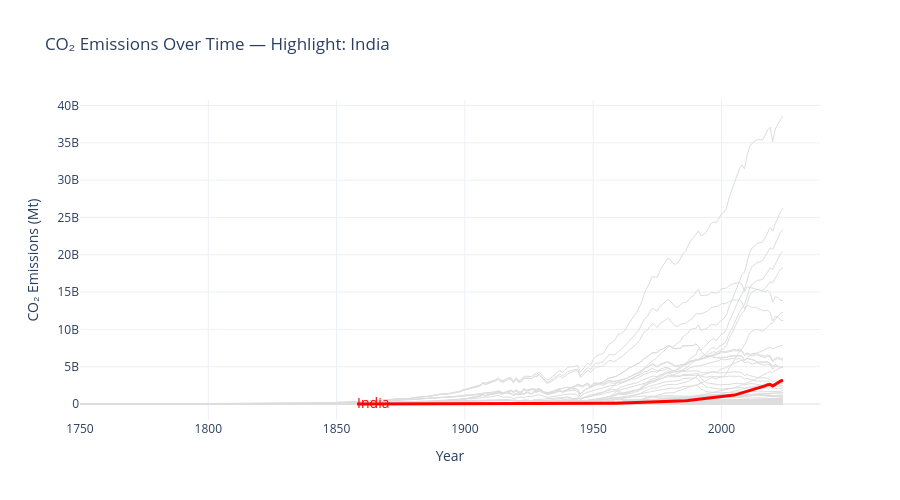

This figure's notebook cell:
### Markdown cell above
---
## Task 1 — Multi-Series Line Chart with Highlight

**What to build:** A line chart showing CO2 emissions over time for **all Asian countries** in the dataset, with one country highlighted.

**Requirements:**
- All countries shown (for context), but only **one highlighted in colour** — your choice which
- All other lines in grey (#DDDDDD), thinner
- Highlighted country **labelled directly** at the end of its line (not in a legend)
- Insight title that names the highlighted country and its story

> 💡 `df[df['Region'] == 'Asia']` to filter; use `go.Figure()` with a loop for per-country control

### Code cell
# Task 1 — Multi-series line with highlight
# YOUR CODE HERE
import plotly.graph_objects as go

# There is no 'region' or 'country' column in this dataset,
# so use Entity and Annual CO₂ emissions instead
asia_df = df.copy()

# Choose the country to highlight
highlight = "India"   # change this if you want

fig = go.Figure()

# 1. Add all countries in grey
for entity in asia_df['Entity'].unique():
    country_data = asia_df[asia_df['Entity'] == entity]
    
    fig.add_trace(go.Scatter(
        x=country_data['Year'],
        y=country_data['Annual CO₂ emissions'],
        mode='lines',
        line=dict(color='#DDDDDD', width=1),
        showlegend=False
    ))

# 2. Add highlighted country in red
highlight_data = asia_df[asia_df['Entity'] == highlight]

fig.add_trace(go.Scatter(
    x=highlight_data['Year'],
    y=highlight_data['Annual CO₂ emissions'],
    mode='lines+text',
    line=dict(color='red', width=3),
    text=[highlight] + [""] * (len(highlight_data) - 1),
    textposition='middle right',
    textfont=dict(color='red', size=14),
    showlegend=False
))

# 3. Layout
fig.update_layout(
    title=f"CO₂ Emissions Over Time — Highlight: {highlight}",
    xaxis_title="Year",
    yaxis_title="CO₂ Emissions (Mt)",
    template="plotly_white",
    height=500
)

fig.show()
